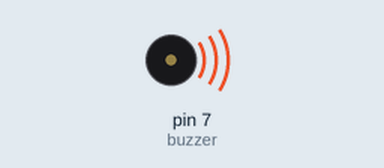
This sketch was run on a simulated Arduino Nano, built with avr-gcc and run on an emulated ATmega328P. Shown: buzzer (waves = sounding).

Above: at 0.5 s.
Timing chart, 0 to 4.6 s (numbered marks = the images above):
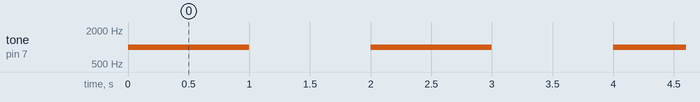

The sketch:

Buzzer.ino
```cpp
//BotDulars Arduino Program Kit//
//G2R Nano Bot - Buzzer Program//

const int buzzer = 7; //buzzer to arduino pin 7


void setup(){

  pinMode(buzzer, OUTPUT); // Set buzzer - pin 7 as an output

}

void loop(){

  tone(buzzer, 1000); // Send 1KHz sound signal...
  delay(1000);        // ...for 1 sec
  noTone(buzzer);     // Stop sound...
  delay(1000);        // ...for 1sec

}
```

Measured:
- by itself, tone on pin 7 (buzzer): alternates 1000 Hz for 1.0 s and silent for 1.0 s
